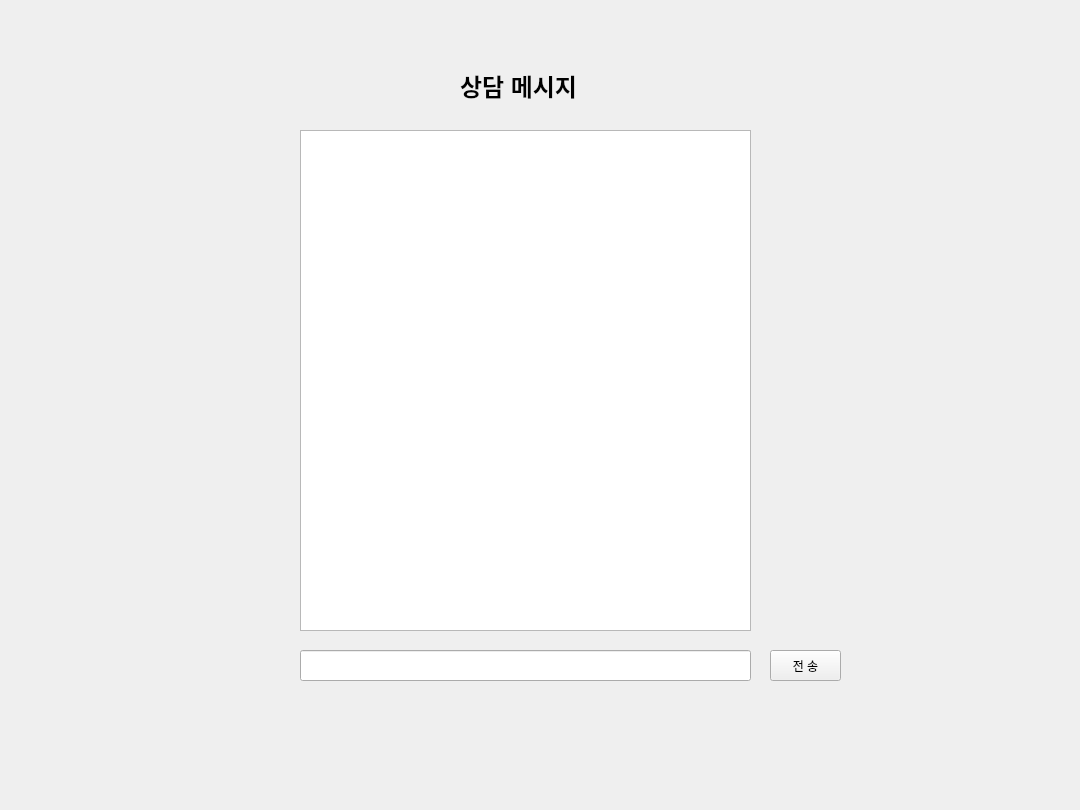
    <widget class="QWidget" name="tab_2">
     <attribute name="title">
      <string>실시간 상담</string>
     </attribute>
     <widget class="QLabel" name="login_label_7">
      <property name="geometry">
       <rect>
        <x>0</x>
        <y>0</y>
        <width>1071</width>
        <height>801</height>
       </rect>
      </property>
      <property name="text">
       <string/>
      </property>
      <property name="pixmap">
       <pixmap>../../Desktop/의명박6팀(230206~)/등산.png</pixmap>
      </property>
      <property name="scaledContents">
       <bool>true</bool>
      </property>
     </widget>
     <widget class="QListWidget" name="listWidget">
      <property name="geometry">
       <rect>
        <x>300</x>
        <y>130</y>
        <width>451</width>
        <height>501</height>
       </rect>
      </property>
     </widget>
     <widget class="QLineEdit" name="lineEdit">
      <property name="geometry">
       <rect>
        <x>300</x>
        <y>650</y>
        <width>451</width>
        <height>31</height>
       </rect>
      </property>
     </widget>
     <widget class="QPushButton" name="pushButton_2">
      <property name="geometry">
       <rect>
        <x>770</x>
        <y>650</y>
        <width>71</width>
        <height>31</height>
       </rect>
      </property>
      <property name="text">
       <string>전 송</string>
      </property>
     </widget>
     <widget class="QLabel" name="label_12">
      <property name="geometry">
       <rect>
        <x>460</x>
        <y>60</y>
        <width>131</width>
        <height>51</height>
       </rect>
      </property>
      <property name="font">
       <font>
        <family>Arial</family>
        <pointsize>18</pointsize>
        <weight>75</weight>
        <bold>true</bold>
       </font>
      </property>
      <property name="text">
       <string>상담 메시지</string>
      </property>
     </widget>
    </widget>
